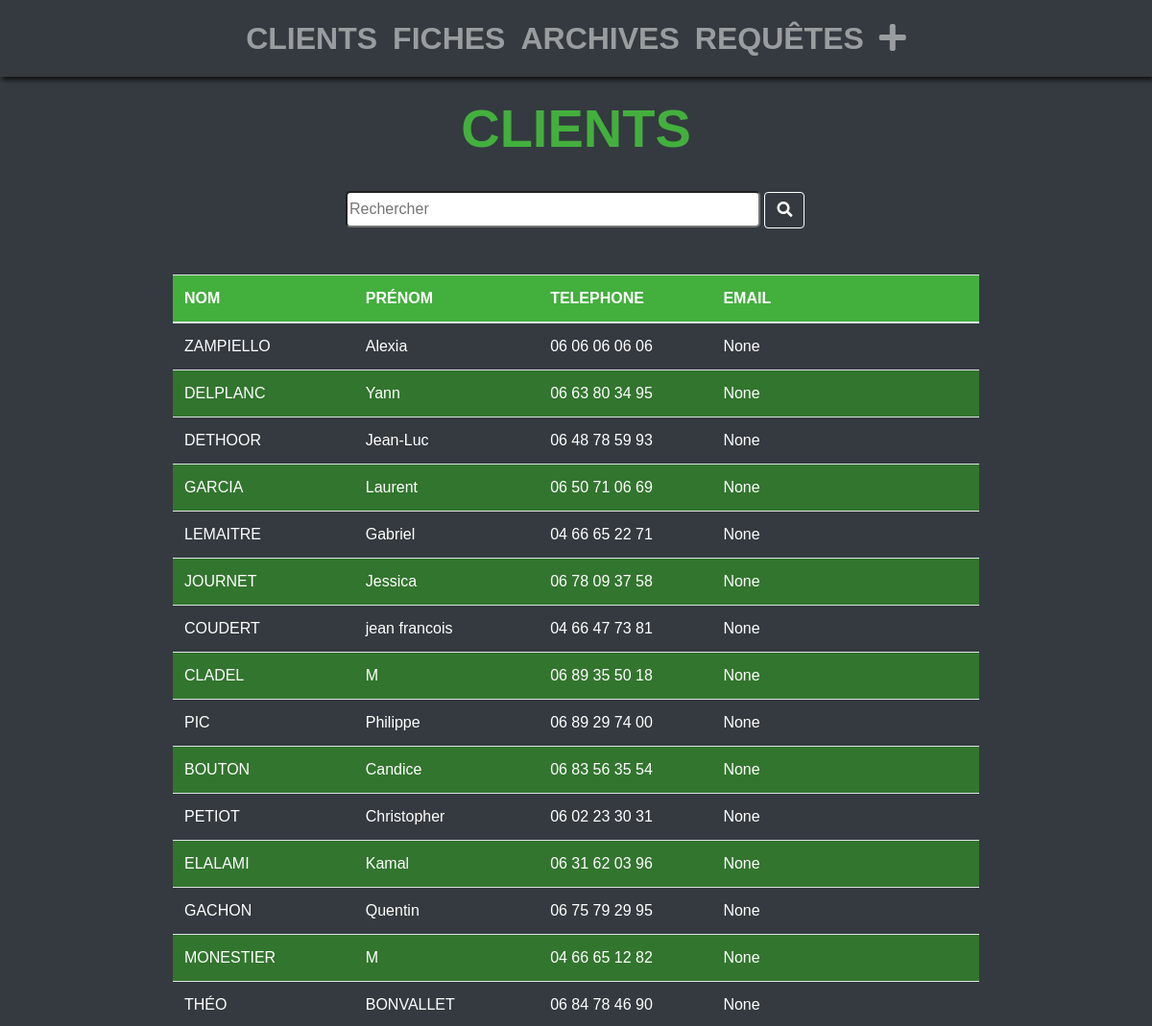
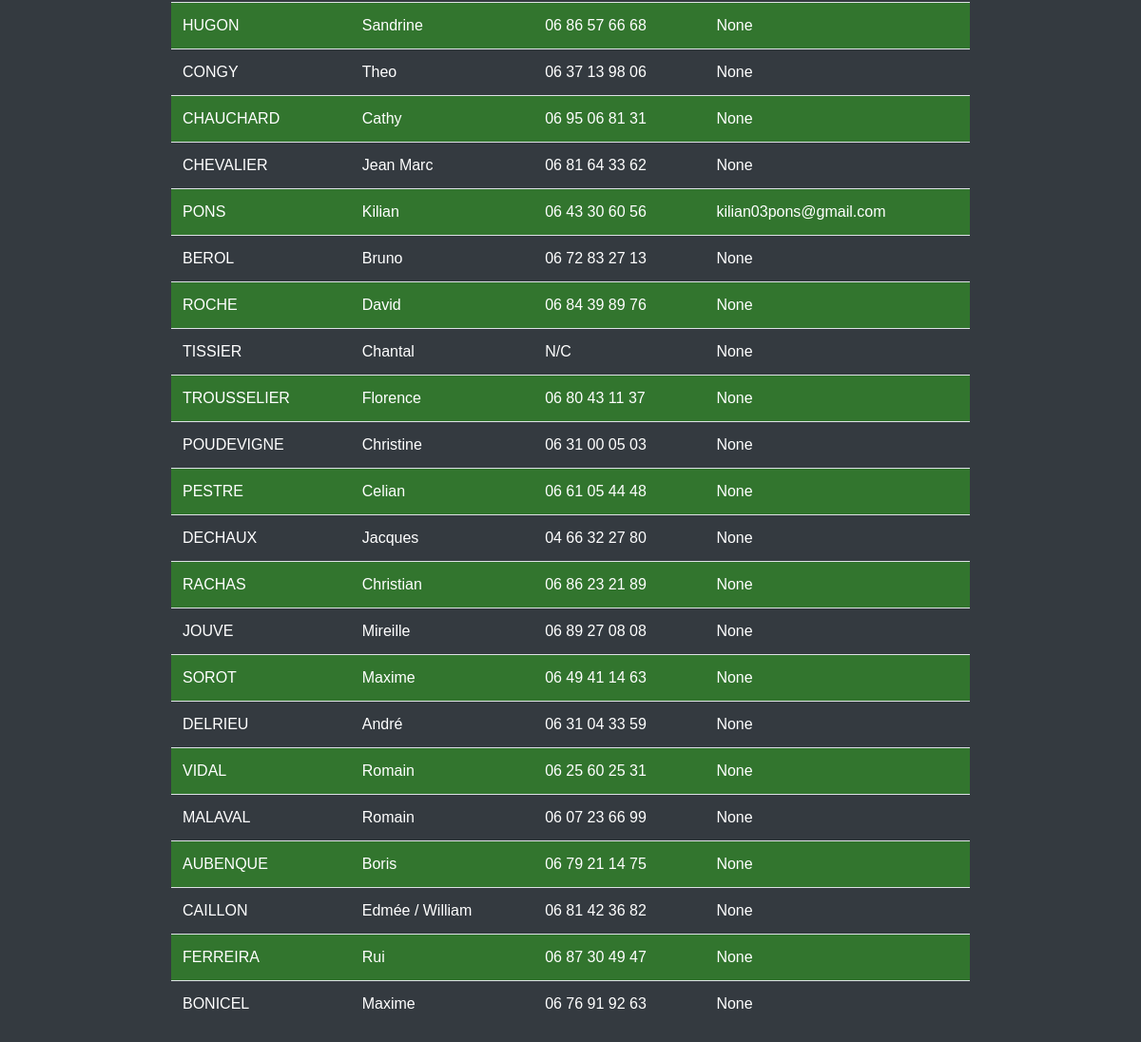
The page / on the database its author committed (2 pictures, top to bottom).
### gestion_intervention/models.py (models this page shows, shortened)
class Customer(models.Model):
    first_name = models.CharField(max_length=50)
    last_name = models.CharField(max_length=50)
    slug = AutoSlugField(populate_from='first_name')
    email = models.EmailField(blank=True, null=True, unique=True)
    phone = models.CharField(max_length=70, null=False, blank=False)

### gestion_intervention/views.py (the view)
# urls.py: url(r'^$', CustomerListView.as_view(), name='customer-list'),
class CustomerListView(ListView):
    models = Customer
    def get_queryset(self):
        return Customer.objects.all().order_by('-id')

### gestion_intervention/templates/gestion_intervention/customer_list.html
{% extends "gestion_intervention/base.html" %}
{% load static %}
{% block content %}
<div class="col-12 customer_list ">
    <h2>Clients</h2>
    <form class="search mx-auto" action="#" method="get">
        <input class="field" id="myCustomerInput" type="search" name="q" placeholder="Rechercher" class="form-control">
        <button class="btn " type="submit"><i class="fas fa-search"></i></button>
    </form>
    <table class="table table-hover">
        <thead class="customer_head_list">
            <tr>
                <th scope="col">Nom</th>
                <th scope="col">Prénom</th>
                <th scope="col">Telephone</th>
                <th scope="col">Email</th>
            </tr>
        </thead>
        <tbody>
            {% for customer in object_list %}
            <tr class="customer_table customerName">
                <td scope="row"><a href="{% url 'customer-detail' customer.slug customer.id %}">
                        {% filter upper %}{{customer.last_name}} {% endfilter %} </a></td>
                <td> <a href="{% url 'customer-detail' customer.slug customer.id %}"> {{customer.first_name}}</a></td>
                <td > <a class='phone_number' href="{% url 'customer-detail' customer.slug customer.id %}">{{customer.phone}}</a></td>
                <td> <a href="{% url 'customer-detail' customer.slug customer.id %}">{{customer.email}}</a></td>
            </tr>
            {% endfor %}
        </tbody>
    </table>
</div>
{% endblock %}

### gestion_intervention/static/css/style.css (style rules this page uses)
.customer_list h2, .sheet_list h2, .request_list h2, .archive_list h2 { text-align: center; text-transform: uppercase; font-size: 3.5rem; font-weight: bold; }
.customer_list h2 { color: #43af3d; }
.search { width: 40%; margin: 2rem auto 0 auto; margin-bottom: 3rem; }
.search button { border: 1px solid white; }
.search button i { color: white; }
.search .field { width: 90%; border-radius: 5px; height: 38px; }
.table { width: 70%; margin: 1rem auto; color: white; }
.table .customer_head_list { background-color: #43af3d; }
.table a { color: white; }
.table th { color: white; text-transform: uppercase; }
.table .customer_table:nth-child(even) { background-color: #32752e; }
body { background-color: #343A40; font-family: Arial, sans-serif; }
.col-12 { padding: 0; margin-top: 50px; color: white; }

### rows shown on the page
Customer: last_name "ZAMPIELLO", first_name "Alexia", phone "06 06 06 06 06", email "None"
Customer: last_name "DELPLANC", first_name "Yann", phone "06 63 80 34 95", email "None"
Customer: last_name "DETHOOR", first_name "Jean-Luc", phone "06 48 78 59 93", email "None"
Customer: last_name "GARCIA", first_name "Laurent", phone "06 50 71 06 69", email "None"
Customer: last_name "LEMAITRE", first_name "Gabriel", phone "04 66 65 22 71", email "None"
Customer: last_name "JOURNET", first_name "Jessica", phone "06 78 09 37 58", email "None"
Customer: last_name "COUDERT", first_name "jean francois", phone "04 66 47 73 81", email "None"
Customer: last_name "CLADEL", first_name "M", phone "06 89 35 50 18", email "None"
Customer: last_name "PIC", first_name "Philippe", phone "06 89 29 74 00", email "None"
Customer: last_name "BOUTON", first_name "Candice", phone "06 83 56 35 54", email "None"
Customer: last_name "PETIOT", first_name "Christopher", phone "06 02 23 30 31", email "None"
Customer: last_name "ELALAMI", first_name "Kamal", phone "06 31 62 03 96", email "None"
Customer: last_name "GACHON", first_name "Quentin", phone "06 75 79 29 95", email "None"
Customer: last_name "MONESTIER", first_name "M", phone "04 66 65 12 82", email "None"
Customer: last_name "THÉO", first_name "BONVALLET", phone "06 84 78 46 90", email "None"
Customer: last_name "HUGON", first_name "Sandrine", phone "06 86 57 66 68", email "None"
Customer: last_name "CONGY", first_name "Theo", phone "06 37 13 98 06", email "None"
Customer: last_name "CHAUCHARD", first_name "Cathy", phone "06 95 06 81 31", email "None"
Customer: last_name "CHEVALIER", first_name "Jean Marc", phone "06 81 64 33 62", email "None"
Customer: last_name "PONS", first_name "Kilian", phone "06 43 30 60 56", email "kilian03pons@gmail.com"
Customer: last_name "BEROL", first_name "Bruno", phone "06 72 83 27 13", email "None"
Customer: last_name "ROCHE", first_name "David", phone "06 84 39 89 76", email "None"
Customer: last_name "TISSIER", first_name "Chantal", phone "N/C", email "None"
Customer: last_name "TROUSSELIER", first_name "Florence", phone "06 80 43 11 37", email "None"
Customer: last_name "POUDEVIGNE", first_name "Christine", phone "06 31 00 05 03", email "None"
Customer: last_name "PESTRE", first_name "Celian", phone "06 61 05 44 48", email "None"
Customer: last_name "DECHAUX", first_name "Jacques", phone "04 66 32 27 80", email "None"
Customer: last_name "RACHAS", first_name "Christian", phone "06 86 23 21 89", email "None"
Customer: last_name "JOUVE", first_name "Mireille", phone "06 89 27 08 08", email "None"
Customer: last_name "SOROT", first_name "Maxime", phone "06 49 41 14 63", email "None"
Customer: last_name "DELRIEU", first_name "André", phone "06 31 04 33 59", email "None"
Customer: last_name "VIDAL", first_name "Romain", phone "06 25 60 25 31", email "None"
Customer: last_name "MALAVAL", first_name "Romain", phone "06 07 23 66 99", email "None"
Customer: last_name "AUBENQUE", first_name "Boris", phone "06 79 21 14 75", email "None"
Customer: last_name "CAILLON", first_name "Edmée / William", phone "06 81 42 36 82", email "None"
Customer: last_name "FERREIRA", first_name "Rui", phone "06 87 30 49 47", email "None"
Customer: last_name "BONICEL", first_name "Maxime", phone "06 76 91 92 63", email "None"
